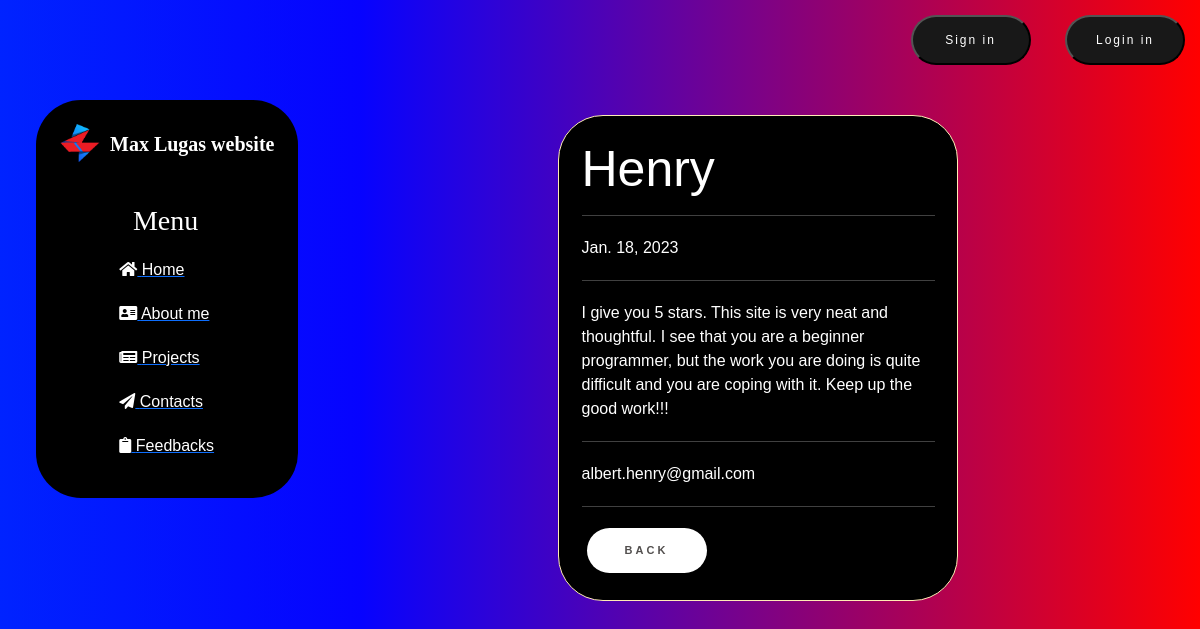
Page /feedback/3 on the committed database.
### feedback/models.py (models this page shows, shortened)
class Feedback(models.Model):
    name = models.CharField('Name', max_length=50)
    email = models.EmailField('Email', max_length=250)
    content = models.TextField('Feedback')
    date = models.DateField('Feedback date', auto_now_add=True)
    class Meta:
        verbose_name = 'Feedback'
        verbose_name_plural = 'Feedbacks'

### feedback/views.py (the view)
# urls.py: path('<int:pk>', views.FeedbackDetailView.as_view(), name='feedback-detail')
class FeedbackDetailView(DetailView):
    model = Feedback
    template_name = 'feedback/feedback_detail_view.html'
    context_object_name = 'feedback'

### feedback/templates/feedback/feedback_detail_view.html (shortened to what this page needs)
{% extends 'main/layout.html' %}
{% block content %}
    <div class="features">
        <div class="alert alert-warning">
            <h1>{{ feedback.name }}</h1>
            <hr>
            <p>{{ feedback.date }}</p>
            <hr>
            <p>{{ feedback.content }}</p>
            <hr>
            <p>{{ feedback.email }}</p>
            <hr>
            <a href="{% url 'feedback_home' %}" class="shine-button">Back</a>
        </div>
    </div>
{% endblock %}

### main/static/main/css/main.css (style rules this page uses)
body { background: rgb(0,35,255); background: linear-gradient(90deg, rgba(0,35,255,1) 0%, rgba(3,0,255,0.9893207282913166) 30%, rgba(255,0,0,1) 100%); font-family: 'Montserrat', sans-serif; }
main .features { float: left; color: #fff; margin-top: 15px; margin-left: 21%; text-align: center; width: 75%; }
main .features h1 { font-size: 50px; }
main .features p { max-width: 400px; margin: 20px auto; }
.alert-warning { background-color: black; color: white; border-radius: 45px; padding: 2.5%; float: left; clear: both; width: 400px; margin: 20px 34%; text-align: left; }
.shine-button { text-decoration: none; display: inline-block; width: 120px; height: 45px; line-height: 45px; border-radius: 45px; margin: 5px; font-family: 'Montserrat', sans-serif; font-size: 11px; text-transform: uppercase; text-align: center; letter-spacing: 3px; font-weight: 600; color: #524f4e; background: white; box-shadow: 0 8px 15px rgba(0, 0, 0, .1); transition: .3s; }

### rows in the picture
Feedback: name "Henry", date "Jan. 18, 2023", content "I give you 5 stars. This site is very neat and thoughtful. I see that you are a beginner programmer, but the work you are doing is quite difficult and you are coping with it. Keep up the good work!!!", email "albert.henry@gmail.com"
